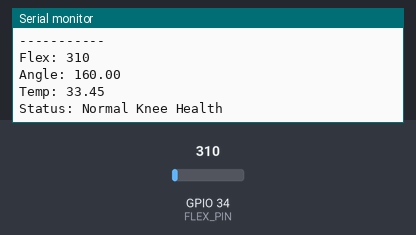
Recording of a sketch running on a simulated ESP32. Shown: the last lines printed to the serial monitor. Inputs (shaded band) come from the test bench; at power-on: GPIO 34 (FLEX_PIN) = 310. WiFi joins after 1.5 s; servers stay silent unless stated; random numbers use the default seed unless the sketch sets one.

Above: at 3.7 s.
3.8 s: GPIO 34 (FLEX_PIN) set to 748
At 5.0 s:
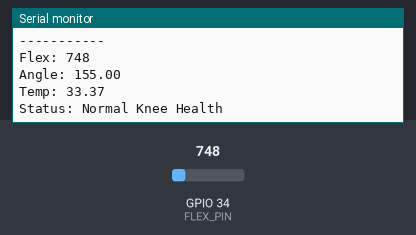
5.3 s: GPIO 34 (FLEX_PIN) set to 865
At 6.3 s:
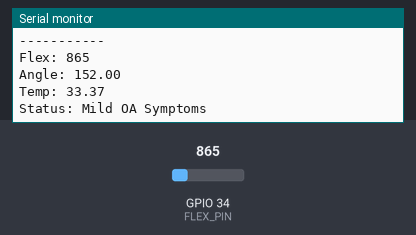
Timing chart, 0 to 8.3 s (numbered marks = the images above; inputs shaded):
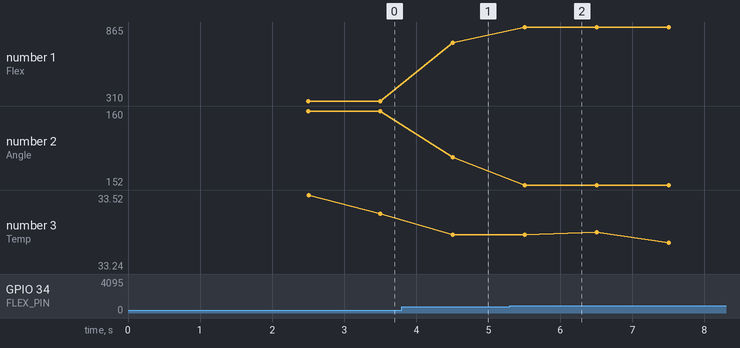

The sketch:

JointSenseIoT.ino
```cpp
#include <Arduino.h>

#if defined(ESP8266)
#include <ESP8266WiFi.h>
#include <ESP8266WebServer.h>
#include <ESP8266mDNS.h>
ESP8266WebServer server(80);
#else
#include <WiFi.h>
#include <WebServer.h>
#include <ESPmDNS.h>
WebServer server(80);
#endif

// ==== PIN CONFIGURATION ====
#define FLEX_PIN 34
#define LM35_PIN 35   // not used but kept

// ==== WIFI CONFIGURATION ====
const char* WIFI_SSID = "habibraja";
const char* WIFI_PASSWORD = "habib123";
const char* DEVICE_HOSTNAME = "JointSenseIot";
const char* DEVICE_HOST_PASSWORD = "habib123";

// ==== SENSOR DATA ====
int lastFlexValue = 0;
float lastKneeAngle = 0.0;
float lastTemperature = 0.0;
String lastStatus = "Booting";
unsigned long lastSensorReadMs = 0;
unsigned long lastSampleMs = 0;
const unsigned long SENSOR_INTERVAL_MS = 1000;

// ==== FLEX SENSOR CALIBRATION ====
int flexMin = 500;
int flexMax = 3500;

// ==== WIFI FUNCTIONS ====
void connectWiFi() {
  WiFi.begin(WIFI_SSID, WIFI_PASSWORD);

  Serial.print("Connecting to WiFi");
  unsigned long startAttempt = millis();

  while (WiFi.status() != WL_CONNECTED && millis() - startAttempt < 15000) {
    delay(500);
    Serial.print(".");
  }

  if (WiFi.status() == WL_CONNECTED) {
    Serial.println();
    Serial.println("WiFi connected");
    Serial.print("IP: ");
    Serial.println(WiFi.localIP());
  } else {
    Serial.println("\nWiFi failed (AP still working)");
  }
}

void setupDeviceHostAP() {
  WiFi.softAP(DEVICE_HOSTNAME, DEVICE_HOST_PASSWORD);
  Serial.println("AP Started");
  Serial.println(WiFi.softAPIP());
}

// ==== HTTP ====
void sendCorsHeaders() {
  server.sendHeader("Access-Control-Allow-Origin", "*");
  server.sendHeader("Access-Control-Allow-Methods", "GET, OPTIONS");
  server.sendHeader("Access-Control-Allow-Headers", "Content-Type");
  server.sendHeader("Cache-Control", "no-store");
}

String buildSensorJson() {
  String response = "{";
  response += "\"device\":\"" + String(DEVICE_HOSTNAME) + "\",";
  response += "\"flex_raw\":" + String(lastFlexValue) + ",";
  response += "\"knee_angle\":" + String(lastKneeAngle, 2) + ",";
  response += "\"temperature_c\":" + String(lastTemperature, 2) + ",";
  response += "\"status\":\"" + lastStatus + "\"";
  response += "}";
  return response;
}

void handleData() {
  sendCorsHeaders();
  server.send(200, "application/json", buildSensorJson());
}

void setupWebServer() {
  server.on("/api/v1/data", HTTP_GET, handleData);
  server.begin();
  Serial.println("API Ready: /api/v1/data");
}

// ==== SENSOR LOGIC ====
void updateSensorReadings() {
  if (millis() - lastSensorReadMs < SENSOR_INTERVAL_MS) return;

  lastSensorReadMs = millis();

  int flexValue = analogRead(FLEX_PIN);

  float kneeAngle = map(flexValue, flexMin, flexMax, 160, 90);
  kneeAngle = constrain(kneeAngle, 90, 160);

  // ===== REALISTIC TEMPERATURE =====
  static float temperature = 33.5;
  float targetTemp;

  if (kneeAngle >= 140) targetTemp = 33.2;
  else if (kneeAngle >= 120) targetTemp = 34.0;
  else if (kneeAngle >= 100) targetTemp = 34.8;
  else targetTemp = 35.8;

  float drift = random(-5, 6) / 100.0;
  temperature = temperature + (targetTemp - temperature) * 0.1 + drift;
  temperature = constrain(temperature, 32.0, 36.8);

  // ==== UPDATED STATUS LOGIC ====
  String status;

  if (flexValue < 800) {
    status = "Normal Knee Health";
  }
  else if (flexValue >= 800 && flexValue < 1000) {
    status = "Mild OA Symptoms";
  }
  else if (flexValue >= 1000 && flexValue < 1100) {
    status = "Moderate OA Symptoms";
  }
  else if (flexValue >= 1100) {
    status = "Severe OA / Inflammation";
  }

  // ==== UPDATE ====
  lastFlexValue = flexValue;
  lastKneeAngle = kneeAngle;
  lastTemperature = temperature;
  lastStatus = status;
  lastSampleMs = millis();

  // ==== DEBUG ====
  Serial.println("-----------");
  Serial.print("Flex: "); Serial.println(flexValue);
  Serial.print("Angle: "); Serial.println(kneeAngle);
  Serial.print("Temp: "); Serial.println(temperature);
  Serial.print("Status: "); Serial.println(status);
}

// ==== SETUP ====
void setup() {
  Serial.begin(115200);
  delay(1000);

  WiFi.mode(WIFI_AP_STA);
  setupDeviceHostAP();
  connectWiFi();

  setupWebServer();

  // IMPORTANT: first reading fix
  updateSensorReadings();

  Serial.println("READY");
  Serial.println("http://192.168.4.1/api/v1/data");
}

// ==== LOOP ====
void loop() {
  server.handleClient();
  updateSensorReadings();
}
```

Measured:
- the behaviour switches between 799 and 800 on GPIO 34 (FLEX_PIN) (found by bisection; images 1 and 2)
- after the input at 3.8 s, the serial monitor: prints a new line after 0.70 s (image 1)
- after the input at 5.3 s, the serial monitor: prints a new line after 0.20 s (image 2)
- plotted number 1: 310 → 748 after the input at 3.8 s, 748 → 865 after the input at 5.3 s
- plotted number 2: 160 → 155 after the input at 3.8 s, 155 → 152 after the input at 5.3 s
